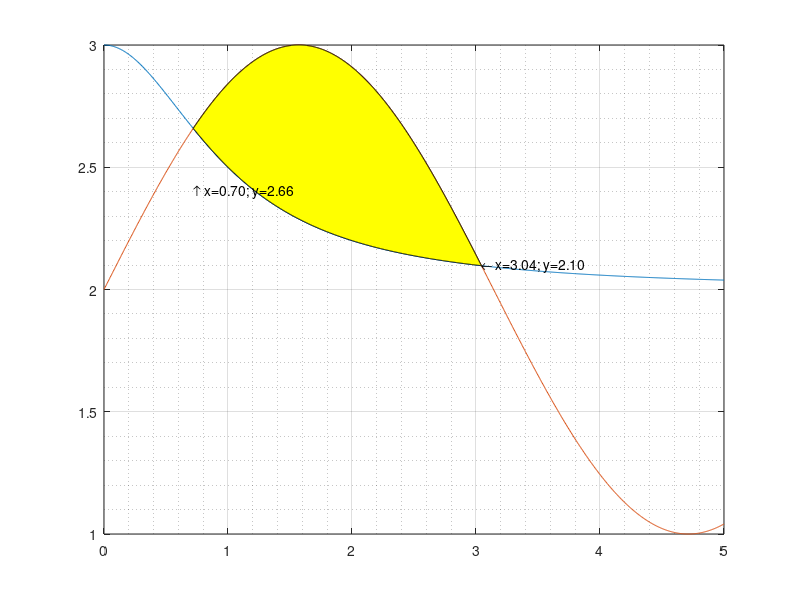

This figure's MATLAB source:
% Przedmiot: Techniki Obliczeniowe 
% Kierunek studiów: Mechatronika 
% Semestr: 2
% Rok akademicki: 2019/2020
% Data (dzień-miesiąc-rok): <<05-06-2020>>
%
% Imię:             <<Piotr>>
% Nazwisko:         <<Kasprzak>>
% Numer albumu ZUT: <<46748>>

f1 = @(x)   2 + 1 ./ (1 + x.^2);
f2 = @(x)   2 + sin(x);

a = 0;
b = 5;
N = 1000;

x = linspace(a, b, N);

figure(1);
clf;
plot(x, f1(x));
grid on;
grid minor;
hold on;
plot(x, f2(x));

f21 = @(x) f2(x) - f1(x);

for i = 1:(N-1)
    try
        xL = fzero(f21, [x(i), x(i+1)]);
        break
    catch
    end
end

for i = N:-1:2
    try
        xR = fzero(f21, [x(i-1), x(i)]);
        break
    catch
    end
end

xLR = linspace(xL, xR, N);
xRL = flip(xLR);

yLR = f2(xLR);
yRL = f1(xRL);

xi = [xLR, xRL];
yi = [yLR, yRL];

fill(xi, yi, 'y');

text(xL,2.4,'\uparrow x=0.70; y=2.66 ')
text(xR,f1(xR),'\leftarrow x=3.04; y=2.10')

format long;
quadgk(f21, xL, xR)
